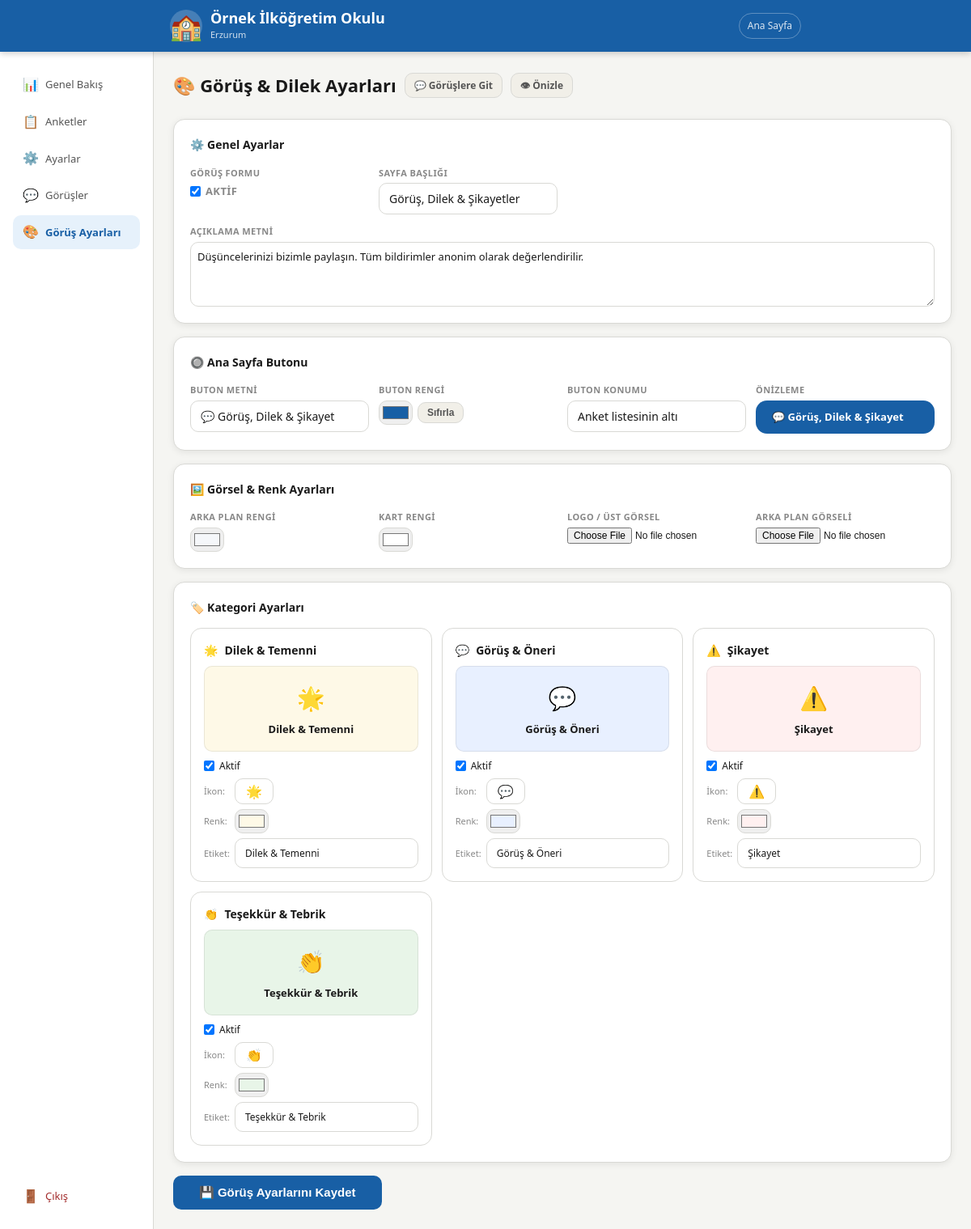
Page /admin/gorus_ayarlar (signed in) on the committed database.
### tables this page shows
CREATE TABLE ayarlar (
            anahtar TEXT PRIMARY KEY, deger TEXT
        );

### app.py (the view, shortened to what this page needs)
@app.route("/admin/gorus_ayarlar", methods=["GET","POST"])
@giris_gerekli
def admin_gorus_ayarlar():
    mesaj = None
    def ga(k,v=""): return ayar(k,v)
    ctx = gctx()
    ctx.update({
        "mesaj":mesaj,
        "gorus_aktif":ga("gorus_aktif","1"),
        "gorus_baslik":ga("gorus_baslik","Görüş, Dilek & Şikayetler"),
        "gorus_aciklama":ga("gorus_aciklama"),
        "gorus_buton_metin":ga("gorus_buton_metin","💬 Görüş, Dilek & Şikayet"),
        "gorus_buton_renk":ga("gorus_buton_renk"),
        "gorus_buton_yeri":ga("gorus_buton_yeri","alt"),
        "gorus_tema":ga("gorus_tema","varsayilan"),
        "gorus_logo":ga("gorus_logo"),
        "gorus_arka_gorsel":ga("gorus_arka_gorsel"),
        "gorus_bg_renk":ga("gorus_bg_renk"),
        "gorus_kart_renk":ga("gorus_kart_renk"),
        "gorus_dilek_aktif":ga("gorus_dilek_aktif","1"),
        "gorus_dilek_ikon":ga("gorus_dilek_ikon","🌟"),
        "gorus_dilek_renk":ga("gorus_dilek_renk","#fef9e7"),
        "gorus_dilek_lbl":ga("gorus_dilek_lbl","Dilek & Temenni"),
        "gorus_gorus_aktif":ga("gorus_gorus_aktif","1"),
        "gorus_gorus_ikon":ga("gorus_gorus_ikon","💬"),
        "gorus_gorus_renk":ga("gorus_gorus_renk","#e8f0ff"),
        "gorus_gorus_lbl":ga("gorus_gorus_lbl","Görüş & Öneri"),
        "gorus_sikayet_aktif":ga("gorus_sikayet_aktif","1"),
        "gorus_sikayet_ikon":ga("gorus_sikayet_ikon","⚠️"),
        "gorus_sikayet_renk":ga("gorus_sikayet_renk","#fff0f0"),
        "gorus_sikayet_lbl":ga("gorus_sikayet_lbl","Şikayet"),
        "gorus_tebrik_aktif":ga("gorus_tebrik_aktif","1"),
        "gorus_tebrik_ikon":ga("gorus_tebrik_ikon","👏"),
        "gorus_tebrik_renk":ga("gorus_tebrik_renk","#e8f5e8"),
        "gorus_tebrik_lbl":ga("gorus_tebrik_lbl","Teşekkür & Tebrik"),
    })
    return render_template("admin_gorus_ayarlar.html", **ctx)

### app.py (called while the page is built)
def db():
    con = sqlite3.connect(DB)
    con.row_factory = sqlite3.Row
    return con

def ayar(k, v=""):
    with db() as c:
        r=c.execute("SELECT deger FROM ayarlar WHERE anahtar=?",(k,)).fetchone()
    return r["deger"] if r else v

def giris_gerekli(f):
    @wraps(f)
    def k(*a,**kw):
        if not session.get("admin"): return redirect(url_for("admin_giris"))
        return f(*a,**kw)
    return k

### templates/admin_gorus_ayarlar.html (shortened to what this page needs)
{% extends "admin_base.html" %}
{% set aktif_sayfa = "gorus_ayarlar" %}
{% block admin_icerik %}
<div style="display:flex;align-items:center;gap:10px;margin-bottom:1.5rem;flex-wrap:wrap">
  <div class="sayfa-baslik" style="margin:0">🎨 Görüş & Dilek Ayarları</div>
  <a href="/admin/gorusler" class="btn btn-gri btn-kucuk">💬 Görüşlere Git</a>
  <a href="/gorus" class="btn btn-gri btn-kucuk" target="_blank">👁 Önizle</a>
</div>
<form method="POST" enctype="multipart/form-data">
  <div class="kart" style="margin-bottom:1rem">
    <div style="font-size:14px;font-weight:700;margin-bottom:.875rem">⚙️ Genel Ayarlar</div>
    <div class="ayar-grid">
      <div class="alan-sira">
        <label>Görüş Formu</label>
        <label style="display:flex;align-items:center;gap:6px;cursor:pointer;font-size:13px">
          <input type="checkbox" name="gorus_aktif" {% if gorus_aktif=='1' %}checked{% endif %}> Aktif
        </label>
      </div>
      <div class="alan-sira">
        <label>Sayfa Başlığı</label>
        <input type="text" name="gorus_baslik" value="{{ gorus_baslik }}" placeholder="Görüş, Dilek & Şikayetler">
      </div>
      <div class="alan-sira" style="grid-column:1/-1">
        <label>Açıklama Metni</label>
        <textarea name="gorus_aciklama" rows="2" style="width:100%;resize:vertical;font-size:13px;padding:8px;border:1.5px solid var(--kenar);border-radius:var(--r);font-family:inherit">{{ gorus_aciklama }}</textarea>
      </div>
    </div>
  </div>
  <div class="kart" style="margin-bottom:1rem">
    <div style="font-size:14px;font-weight:700;margin-bottom:.875rem">🔘 Ana Sayfa Butonu</div>
    <div class="ayar-grid">
      <div class="alan-sira">
        <label>Buton Metni</label>
        <input type="text" name="gorus_buton_metin" value="{{ gorus_buton_metin }}" placeholder="💬 Görüş, Dilek & Şikayet">
      </div>
      <div class="alan-sira">
        <label>Buton Rengi</label>
        <div style="display:flex;align-items:center;gap:6px">
          <input type="color" class="renk-inp" name="gorus_buton_renk"
                 value="{{ gorus_buton_renk if gorus_buton_renk else '#185FA5' }}"
                 oninput="document.getElementById('buton_oniz').style.background=this.value">
          <button type="button" class="btn btn-gri btn-kucuk"
                  onclick="document.querySelector('[name=gorus_buton_renk]').value='#185FA5';document.getElementById('buton_oniz').style.background='#185FA5'">
            Sıfırla
          </button>
        </div>
      </div>
      <div class="alan-sira">
        <label>Buton Konumu</label>
        <select name="gorus_buton_yeri">
          <option value="alt" {% if gorus_buton_yeri=='alt' %}selected{% endif %}>Anket listesinin altı</option>
        </select>
      </div>
      <div class="alan-sira">
        <label>Önizleme</label>
        <div id="buton_oniz" style="display:inline-block;padding:10px 20px;border-radius:var(--r-lg);color:#fff;font-size:13px;font-weight:600;background:{{ gorus_buton_renk if gorus_buton_renk else '#185FA5' }}">
          {{ gorus_buton_metin }}
        </div>
      </div>
    </div>
  </div>
  <div class="kart" style="margin-bottom:1rem">
    <div style="font-size:14px;font-weight:700;margin-bottom:.875rem">🖼️ Görsel & Renk Ayarları</div>
    <div class="ayar-grid">
      <div class="alan-sira">
        <label>Arka Plan Rengi</label>
        <input type="color" class="renk-inp" name="gorus_bg_renk"
               value="{{ gorus_bg_renk if gorus_bg_renk else '#f5f7fa' }}">
      </div>
      <div class="alan-sira">
        <label>Kart Rengi</label>
        <input type="color" class="renk-inp" name="gorus_kart_renk"
               value="{{ gorus_kart_renk if gorus_kart_renk else '#ffffff' }}">
      </div>
      <div class="alan-sira">
        <label>Logo / Üst Görsel</label>
        <input type="file" name="gorus_logo" accept="image/*" style="font-size:12px">
      </div>
      <div class="alan-sira">
        <label>Arka Plan Görseli</label>
        <input type="file" name="gorus_arka_gorsel" accept="image/*" style="font-size:12px">
      </div>
    </div>
  </div>
  <div class="kart" style="margin-bottom:1rem">
    <div style="font-size:14px;font-weight:700;margin-bottom:.875rem">🏷️ Kategori Ayarları</div>
    <div style="display:grid;grid-template-columns:repeat(auto-fit,minmax(240px,1fr));gap:12px">
      {% for tur, default_ikon, default_renk, default_lbl, aktif_val, ikon_val, renk_val, lbl_val in [
        ('dilek',   '🌟','#fef9e7','Dilek & Temenni',   gorus_dilek_aktif,   gorus_dilek_ikon,   gorus_dilek_renk,   gorus_dilek_lbl),
        ('gorus',   '💬','#e8f0ff','Görüş & Öneri',     gorus_gorus_aktif,   gorus_gorus_ikon,   gorus_gorus_renk,   gorus_gorus_lbl),
        ('sikayet', '⚠️','#fff0f0','Şikayet',           gorus_sikayet_aktif, gorus_sikayet_ikon, gorus_sikayet_renk, gorus_sikayet_lbl),
        ('tebrik',  '👏','#e8f5e8','Teşekkür & Tebrik', gorus_tebrik_aktif,  gorus_tebrik_ikon,  gorus_tebrik_renk,  gorus_tebrik_lbl),
      ] %}
      <div class="tur-ayar-kart">
        <div class="tur-bas">
          <span>{{ ikon_val }}</span> {{ lbl_val }}
        </div>
        <div class="tur-oniz" id="oniz_{{ tur }}"
             style="background:{{ renk_val }};font-size:13px">
          <span id="oniz_ikon_{{ tur }}" style="font-size:28px">{{ ikon_val }}</span>
          <span id="oniz_lbl_{{ tur }}">{{ lbl_val }}</span>
        </div>
        <div style="display:flex;flex-direction:column;gap:6px">
          <label style="display:flex;align-items:center;gap:6px;cursor:pointer;font-size:12px">
            <input type="checkbox" name="gorus_{{ tur }}_aktif"
                   {% if aktif_val=='1' %}checked{% endif %}> Aktif
          </label>
          <div style="display:flex;align-items:center;gap:6px">
            <span style="font-size:11px;color:var(--metin-uc);min-width:32px">İkon:</span>
            <input type="text" name="gorus_{{ tur }}_ikon"
                   value="{{ ikon_val }}"
                   maxlength="4" style="width:48px;font-size:16px;text-align:center;padding:4px"
                   oninput="document.getElementById('oniz_ikon_{{ tur }}').textContent=this.value">
          </div>
          <div style="display:flex;align-items:center;gap:6px">
            <span style="font-size:11px;color:var(--metin-uc);min-width:32px">Renk:</span>
            <input type="color" class="renk-inp" name="gorus_{{ tur }}_renk"
                   value="{{ renk_val }}"
                   oninput="document.getElementById('oniz_{{ tur }}').style.background=this.value">
          </div>
          <div style="display:flex;align-items:center;gap:6px">
            <span style="font-size:11px;color:var(--metin-uc);min-width:32px">Etiket:</span>
            <input type="text" name="gorus_{{ tur }}_lbl"
                   value="{{ lbl_val }}"
                   style="flex:1;font-size:12px"
                   oninput="document.getElementById('oniz_lbl_{{ tur }}').textContent=this.value">
          </div>
        </div>
      </div>
    </div>
  </div>
  <button type="submit" class="btn btn-ana" style="padding:12px 32px;font-size:15px">
    💾 Görüş Ayarlarını Kaydet
  </button>
</form>
{% endblock %}

### templates/base.html (shortened to what this page needs)
<!DOCTYPE html>
<html lang="tr" data-tema="{{ tema }}">
<head>
<link rel="stylesheet" href="/static/css/style.css">
</head>
<body>
{% if header_aktif == '1' %}
<header class="site-header">
  <div class="header-ic">
    <a href="/" class="logo-bolum">
      {% if amblem %}
        <img src="{{ amblem }}" class="amblem-img" alt="Amblem"
             style="width:{{ header_logo_boyut }}px;height:{{ header_logo_boyut }}px;object-fit:contain">
      {% else %}
        <div class="amblem-placeholder" style="font-size:{{ header_logo_boyut|int - 8 }}px">🏫</div>
      {% endif %}
      <div>
        <div class="okul-adi-header" style="font-size:{{ header_baslik_boyut }}px">{{ okul_adi }}</div>
        {% if header_sehir_aktif == '1' and okul_sehir %}
          <div class="okul-sehir-header">{{ okul_sehir }}</div>
        {% endif %}
      </div>
    </a>
    <nav class="header-nav">
      {% if header_anasayfa_aktif == '1' %}
        <a href="/" class="header-link">Ana Sayfa</a>
      {% endif %}
    </nav>
  </div>
</header>
{% endif %}
<main>{% block icerik %}{% endblock %}</main>
</body>
</html>

### static/css/style.css (style rules this page uses)
*,*::before,*::after { box-sizing:border-box;margin:0;padding:0 }
html { font-size:16px;-webkit-text-size-adjust:100% }
body { font-family:'Segoe UI',system-ui,-apple-system,sans-serif;background:var(--arka);color:var(--metin);min-height:100vh;line-height:1.6 }
:root,[data-tema="mavi"] { --ana:#185FA5;--ana-koy:#0d4278;--ana-ac:#E6F1FB;--ana-orta:#B5D4F4; --yesil:#3B6D11;--yesil-ac:#EAF3DE; --turuncu:#854F0B;--turuncu-ac:#FAEEDA; --kirmizi:#A32D2D;--kirmizi-ac:#FCEBEB; --gri:#888780;--gri-ac:#F1EFE8; --metin:#1a1a1a;--metin-ik:#555;--metin-uc:#888; --kenar:#d9d9d5;--kenar-koy:#b0b0aa; --arka:#f5f5f2;--yuzey:#ffffff; --golge:0 2px 8px rgba(0,0,0,.08); --golge-buyuk:0 4px 20px rgba(0,0,0,.12); --r:10px;--r-lg:14px;--r-xl:20px; }
.site-header { background:var(--ana);color:#fff;padding:.75rem 1rem;position:sticky;top:0;z-index:100;box-shadow:0 2px 8px rgba(0,0,0,.2) }
.header-ic { max-width:780px;margin:0 auto;display:flex;align-items:center;justify-content:space-between;gap:10px }
.logo-bolum { display:flex;align-items:center;gap:10px;text-decoration:none;color:#fff;min-width:0 }
.amblem-placeholder { width:40px;height:40px;border-radius:50%;background:rgba(255,255,255,.2);display:flex;align-items:center;justify-content:center;font-size:20px;flex-shrink:0 }
.okul-adi-header { font-size:15px;font-weight:700;line-height:1.2;white-space:nowrap;overflow:hidden;text-overflow:ellipsis }
.okul-sehir-header { font-size:11px;opacity:.8 }
.header-nav { display:flex;gap:6px;flex-shrink:0 }
.header-link { color:rgba(255,255,255,.85);font-size:12px;text-decoration:none;padding:5px 10px;border:1px solid rgba(255,255,255,.3);border-radius:20px;transition:all .15s;white-space:nowrap }
.btn { display:inline-flex;align-items:center;gap:6px;padding:9px 18px;border-radius:var(--r);border:none;font-size:14px;font-weight:600;cursor:pointer;text-decoration:none;transition:all .15s;white-space:nowrap }
.btn-ana { background:var(--ana);color:#fff }
.btn-gri { background:var(--gri-ac);color:var(--metin-ik);border:1px solid var(--kenar) }
.btn-kucuk { padding:5px 11px;font-size:12px }
.kart { background:var(--yuzey);border:1px solid var(--kenar);border-radius:var(--r-lg);padding:1.25rem;box-shadow:var(--golge) }
.kart+.kart { margin-top:.75rem }
input[type=text],input[type=password],input[type=email],textarea,select { width:100%;padding:9px 12px;border:1.5px solid var(--kenar);border-radius:var(--r); font-size:14px;font-family:inherit;background:var(--yuzey);color:var(--metin); transition:border-color .15s,box-shadow .15s;-webkit-appearance:none }
textarea { resize:vertical;min-height:80px }
.sayfa-baslik { font-size:clamp(18px,4vw,22px);font-weight:800;margin-bottom:1.25rem;display:flex;align-items:center;gap:8px;flex-wrap:wrap }

### templates/admin_gorus_ayarlar.html (style rules this page uses)
.ayar-grid { display:grid;grid-template-columns:repeat(auto-fit,minmax(210px,1fr));gap:12px }
.tur-ayar-kart { border:1.5px solid var(--kenar);border-radius:var(--r-lg);padding:1rem;background:var(--yuzey);display:flex;flex-direction:column;gap:8px }
.tur-ayar-kart .tur-bas { display:flex;align-items:center;gap:8px;font-size:14px;font-weight:700 }
.tur-oniz { display:flex;align-items:center;justify-content:center;flex-direction:column;gap:6px;padding:1rem;border-radius:var(--r);font-weight:600;font-size:13px;min-height:80px;border:1px solid rgba(0,0,0,.08);transition:all .2s }
.renk-inp { width:42px;height:30px;padding:2px;border-radius:var(--r);border:1.5px solid var(--kenar);cursor:pointer }
.alan-sira { display:flex;flex-direction:column;gap:4px }
.alan-sira label { font-size:11px;font-weight:700;color:var(--metin-uc);text-transform:uppercase;letter-spacing:.4px }

### rows in the picture
ayarlar: deger "Örnek İlköğretim Okulu"
ayarlar: deger "Erzurum"
ayarlar: gorus_baslik "Görüş, Dilek & Şikayetler"
ayarlar: gorus_aciklama "Düşüncelerinizi bizimle paylaşın. Tüm bildirimler anonim olarak değerlendirilir."
ayarlar: gorus_buton_metin "💬 Görüş, Dilek & Şikayet", deger "💬 Görüş, Dilek & Şikayet"
ayarlar: gorus_buton_yeri "Anket listesinin altı"
ayarlar: deger "Dilek & Temenni", deger "Dilek & Temenni", gorus_dilek_lbl "Dilek & Temenni"
ayarlar: gorus_dilek_renk "#fef9e7"
ayarlar: deger "Görüş & Öneri", deger "Görüş & Öneri", gorus_gorus_lbl "Görüş & Öneri"
ayarlar: gorus_gorus_renk "#e8f0ff"
ayarlar: deger "⚠️", deger "⚠️", gorus_sikayet_ikon "⚠️"
ayarlar: deger "Şikayet", deger "Şikayet", gorus_sikayet_lbl "Şikayet"
ayarlar: gorus_sikayet_renk "#fff0f0"
ayarlar: deger "Teşekkür & Tebrik", deger "Teşekkür & Tebrik", gorus_tebrik_lbl "Teşekkür & Tebrik"
ayarlar: gorus_tebrik_renk "#e8f5e8"

### other values in the picture
{{ ikon_val }} "🌟" "💬" "👏"
